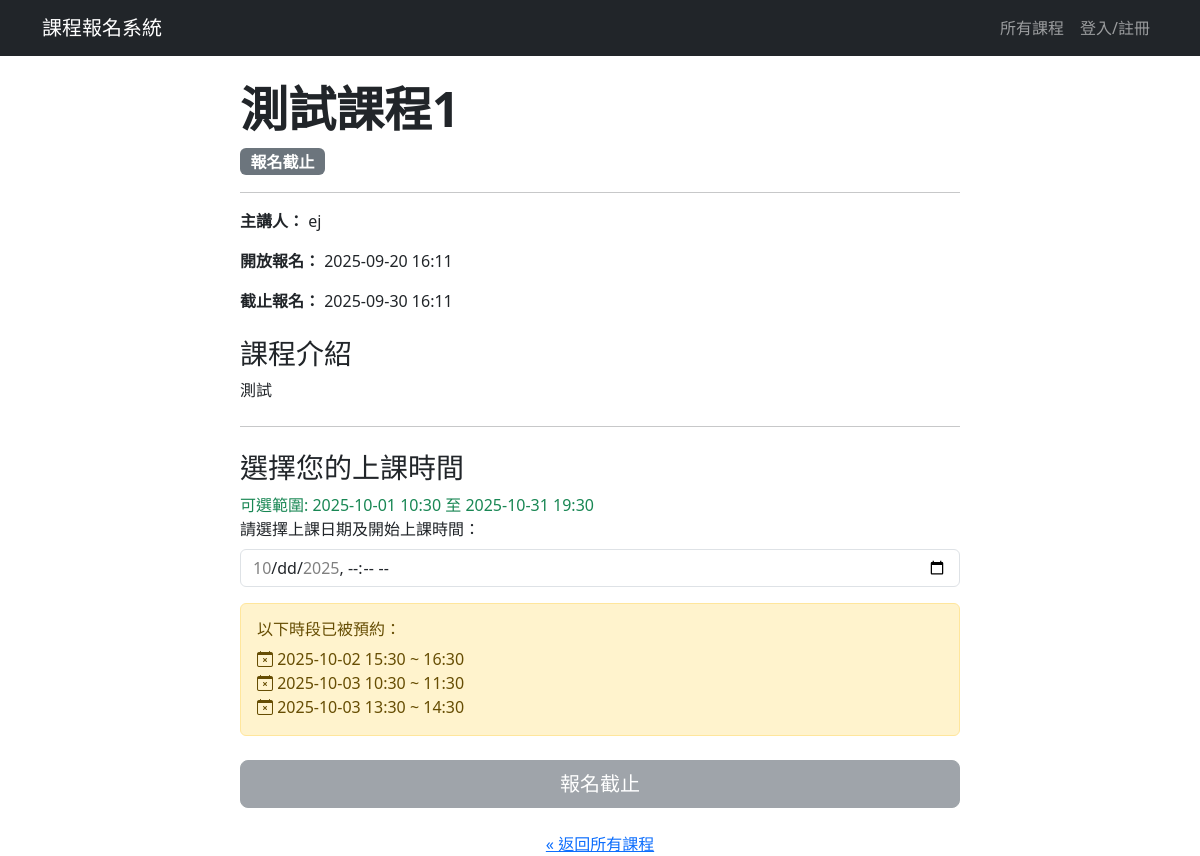
The page /course/1 on the database as committed earlier.
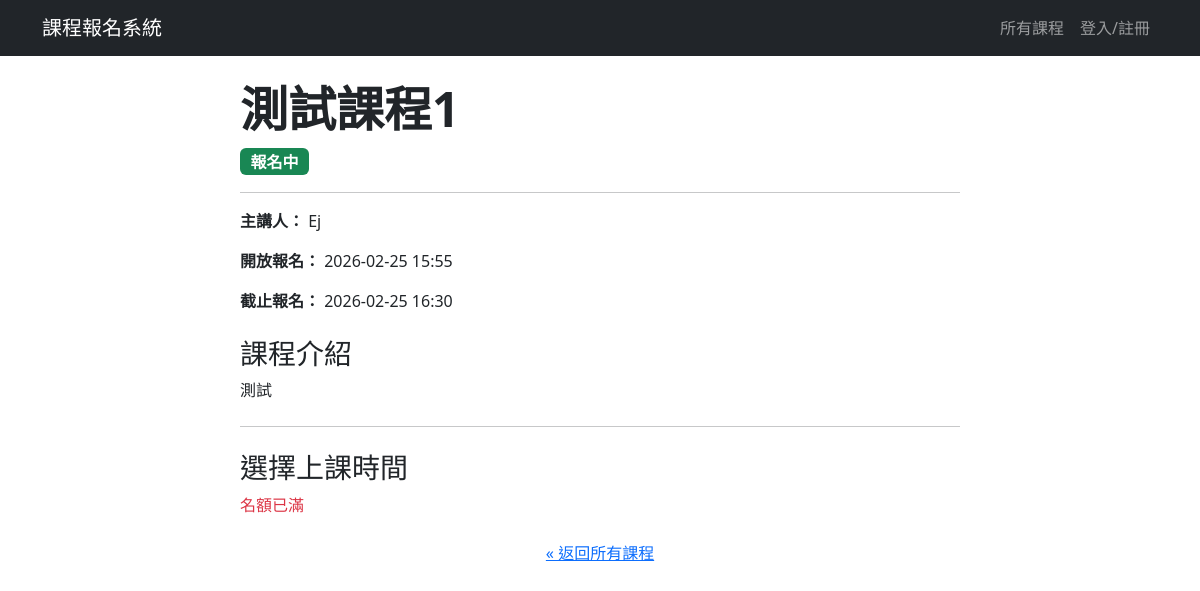
The same page on the database as committed later.
### app.py (models this page shows)
class Course(db.Model):
    __tablename__ = 'course' # 建議明確指定表名
    id = db.Column(db.Integer, primary_key=True)
    name = db.Column(db.String(120), nullable=False)
    description = db.Column(db.Text, nullable=False) # 課程描述
    speaker_info = db.Column(db.String(200)) # 講者資訊
    has_time_slots = db.Column(db.Boolean, default=False, nullable=False) # 是否有梯次
    status = db.Column(db.String(20), default='尚未開放') # 課程狀態：尚未開放、報名中、報名截止
    registration_start_time = db.Column(db.DateTime, nullable=False) # 報名開始時間
    registration_end_time = db.Column(db.DateTime, nullable=False) # 報名截止時間
    allow_user_to_choose_time = db.Column(db.Boolean, default=False, nullable=False) # 是否允許使用者自選時間
    duration_hours = db.Column(db.Float, nullable=True, default=1) # 新增：上課時數欄位
    user_choice_start_date = db.Column(db.Date, nullable=True) # 自選時間的可選起始日
    user_choice_end_date = db.Column(db.Date, nullable=True) # 自選時間的可選結束日
    user_choice_start_time_of_day = db.Column(db.Time, nullable=True) # 自選時間的每日可選起始時間
    user_choice_end_time_of_day = db.Column(db.Time, nullable=True) # 自選時間的每日可選結束時間
    __table_args__ = {'extend_existing': True} # 避免重複定義表格錯誤
    files = db.relationship('CourseFile', backref='course', lazy=True, cascade="all, delete-orphan") # 課程有多個檔案，刪除課程時也刪除相關檔案
    time_slots = db.relationship('TimeSlot', backref='course', lazy=True, cascade="all, delete-orphan") # 課程有多個梯次，刪除課程時也刪除相關梯次

class TimeSlot(db.Model):
    __tablename__ = 'time_slot'
    id = db.Column(db.Integer, primary_key=True)
    slot_start_time = db.Column(db.DateTime, nullable=False)
    slot_end_time = db.Column(db.DateTime, nullable=False)
    capacity = db.Column(db.Integer, nullable=False, default=999) # 梯次名額
    booked_count = db.Column(db.Integer, default=0) # 已報名人數
    course_id = db.Column(db.Integer, db.ForeignKey('course.id'), nullable=False) # 課程ID 外鍵，參考 Course 表
    __table_args__ = {'extend_existing': True} # 避免重複定義表格錯誤

### app.py (the view)
@app.route('/course/<int:course_id>')
def course_detail(course_id):
    check_course_status()
    course = db.session.get(Course, course_id)
    if not course:
        abort(404)
    available_slots = []
    if course.has_time_slots:
        available_slots = TimeSlot.query.filter(
            TimeSlot.course_id == course.id,
            TimeSlot.booked_count < TimeSlot.capacity
        ).order_by(TimeSlot.slot_start_time).all()
    is_registered = False
    if current_user.is_authenticated:
        user_reg = Registration.query.join(TimeSlot).filter(
            Registration.user_id == current_user.id,
            TimeSlot.course_id == course.id
        ).first()
        is_registered = user_reg is not None
    booked_slots_display = []
    booked_slots_iso = []
    if course.allow_user_to_choose_time:
        booked_slots_query = TimeSlot.query.filter_by(
            course_id=course.id, capacity=1
        ).order_by(TimeSlot.slot_start_time).all()
        booked_slots_display = booked_slots_query
        booked_slots_iso = [slot.slot_start_time.isoformat() for slot in booked_slots_query]
    user_choice_start_datetime = None
    user_choice_end_datetime = None
    if course.allow_user_to_choose_time and course.user_choice_start_date and course.user_choice_start_time_of_day:
        user_choice_start_datetime = datetime.combine(course.user_choice_start_date, course.user_choice_start_time_of_day)
    if course.allow_user_to_choose_time and course.user_choice_end_date and course.user_choice_end_time_of_day:
        user_choice_end_datetime = datetime.combine(course.user_choice_end_date, course.user_choice_end_time_of_day)
    return render_template(
        'course_detail.html',
        course=course,
        is_registered=is_registered,
        available_slots=available_slots,
        user_choice_start_datetime=user_choice_start_datetime,
        user_choice_end_datetime=user_choice_end_datetime,
        booked_user_choice_slots=booked_slots_display,
        booked_slots_iso=booked_slots_iso
    )

### app.py (called while the page is built, shortened)
def check_course_status():
    with app.app_context():
        print(f" [Scheduler] 正在檢查課程狀態... ({datetime.now().strftime('%Y-%m-%d %H:%M:%S')})")
        now = datetime.now() # 伺服器已是 GMT+8，改回使用本地時間
        updated_count = 0
        courses_to_open = Course.query.filter(Course.status == '尚未開放', Course.registration_start_time <= now).all()
        courses_to_close = Course.query.filter(Course.status == '報名中', Course.registration_end_time <= now).all()
        for course in courses_to_close:
            course.status = '報名截止'
            print(f" [Scheduler] 課程 '{course.name}' 已自動截止報名。(截止時間: {course.registration_end_time})")
            updated_count += 1
        if updated_count > 0:
            db.session.commit()
            print(f" [Scheduler] 共更新了 {updated_count} 門課程的狀態。")
        else:
            print(" [Scheduler] 沒有需要更新狀態的課程。")

### templates/course_detail.html (shortened to what this page needs)
{% extends "layout.html" %}
{% block content %}
<div class="container mt-4">
    <div class="row">
        <div class="col-lg-8 mx-auto">
            <h2 class="display-5 fw-bold">{{ course.name }}</h2>
            <p class="lead">
                {% if course.status == '報名中' %}
                    <span class="badge bg-success fs-6">報名中</span>
                {% elif course.status == '尚未開放' %}
                    <span class="badge bg-warning text-dark fs-6 ">尚未開放</span>
                {% else %}
                    <span class="badge bg-secondary fs-6">報名截止</span>
                {% endif %}
            </p>
            <hr>
            <p><strong>主講人：</strong> {{ course.speaker_info }}</p>
            <p><strong>開放報名：</strong> {{ course.registration_start_time.strftime('%Y-%m-%d %H:%M') }}</p>
            <p><strong>截止報名：</strong> {{ course.registration_end_time.strftime('%Y-%m-%d %H:%M') }}</p>
            <h3 class="mt-4">課程介紹</h3>
            <div style="white-space: pre-wrap;">{{ course.description }}</div>
        <hr class="my-4">
        {% if course.has_time_slots and not course.allow_user_to_choose_time %}
            <h3 class="mt-4">選擇上課時間</h3>
            {% if available_slots %}
                <div class="list-group" id="slot-selection">
                {% for slot in available_slots %}
                    <label class="list-group-item">
                        <input class="form-check-input me-1" type="radio" name="time_slot_id" value="{{ slot.id }}">
                        {{ slot.slot_start_time.strftime('%Y-%m-%d %H:%M') }} ~ {{ slot.slot_end_time.strftime('%H:%M') }} (剩餘名額: {{ slot.capacity - slot.booked_count }})
                    </label>
                {% endfor %}
                </div>
            <div class="d-grid gap-2 mt-3">
                {% if course.status != '報名中' %}
                    <button class="btn btn-secondary btn-lg" disabled>{{ course.status }}</button>
                {% else %}
                    {% if current_user.is_authenticated %}
                        {% if is_registered %}
                            <button class="btn btn-outline-secondary btn-lg" disabled>您已報名</button>
                        {% else %}
                            <button class="btn btn-primary btn-lg" onclick="handleRegistration()">立即報名</button>
                        {% endif %}
                    {% else %}
                        <button class="btn btn-primary btn-lg" onclick="promptLogin()">立即報名</button>
                    {% endif %}
                {% endif %}
            </div>
            {% else %}
                <p class="text-danger">名額已滿</p>
            {% endif %}
        {% elif course.allow_user_to_choose_time %}
            <h3 class="mt-4">選擇您的上課時間</h3>
            <div class="mb-3">
                <div class="form-text text-success fs-6">
                    可選範圍: {{ user_choice_start_datetime.strftime('%Y-%m-%d %H:%M') if user_choice_start_datetime }} 至 {{ user_choice_end_datetime.strftime('%Y-%m-%d %H:%M') if user_choice_end_datetime }}
                </div>
                <label for="user_selected_time" class="form-label">請選擇上課日期及開始上課時間：</label>
                <input type="datetime-local" id="user_selected_time" name="user_selected_time" class="form-control"
                       step="1800"
                       data-booked-slots='{{ booked_slots_iso|tojson|safe }}'
                       min="{{ user_choice_start_datetime.strftime('%Y-%m-%dT%H:%M') if user_choice_start_datetime else '' }}"
                       max="{{ user_choice_end_datetime.strftime('%Y-%m-%dT%H:%M') if user_choice_end_datetime else '' }}" required>
            </div>
            <div class="d-grid gap-2 mt-3">
                {% if booked_user_choice_slots %}
                <div class="alert alert-warning" role="alert">
                    <h6 class="alert-heading">以下時段已被預約：</h6>
                    <ul class="list-unstyled mb-0">
                        {% for slot in booked_user_choice_slots %}
                        <li>
                            <i class="bi bi-calendar-x"></i>
                            {{ slot.slot_start_time.strftime('%Y-%m-%d %H:%M') }} ~
                            {% if slot.slot_start_time.date() == slot.slot_end_time.date() %}
                                {{ slot.slot_end_time.strftime('%H:%M') }}
                            {% else %}
                                {{ slot.slot_end_time.strftime('%Y-%m-%d %H:%M') }}
                            {% endif %}
                        </li>
                        {% endfor %}
                    </ul>
                </div>
                {% endif %}
                {% if course.status != '報名中' %}
                    <button class="btn btn-secondary btn-lg" disabled>{{ course.status }}</button>
                {% elif not current_user.is_authenticated %}
                    <button class="btn btn-primary btn-lg" onclick="promptLogin()">立即報名</button>
                {% elif is_registered %}
                     <button class="btn btn-outline-secondary btn-lg" disabled>您已報名</button>
                {% else %}
                     <button class="btn btn-primary btn-lg" onclick="handleRegistration()">立即報名</button>
                {% endif %}
            </div>
        {% else %}
            <div class="d-grid gap-2">
                <p class="text-muted">本課程目前未開放時間選擇。</p>
            </div>
        {% endif %}
        <div class="text-center mt-4">
            <a href="{{ url_for('index') }}">&laquo; 返回所有課程</a>
        </div>
        </div>
    </div>
</div>
{% endblock %}

### templates/layout.html (shortened to what this page needs)
<!doctype html>
<html lang="zh-Hant">
<head>
    <link href="https://cdn.jsdelivr.net/npm/bootstrap@5.3.3/dist/css/bootstrap.min.css" rel="stylesheet">
    <link rel="stylesheet" href="https://cdn.jsdelivr.net/npm/bootstrap-icons@1.11.3/font/bootstrap-icons.min.css">
    <link rel="stylesheet" href="{{ url_for('static', filename='css/style.css') }}">
</head>
<body class="{% block body_class %}{% endblock %}">
    <nav class="navbar navbar-expand-lg {% block navbar_classes %}navbar-dark bg-dark{% endblock %}">
        <div class="container">
            <a class="navbar-brand" href="{{ url_for('index') }}">課程報名系統</a>
            <div class="collapse navbar-collapse" id="navbarNav">
                <ul class="navbar-nav ms-auto">
                    <li class="nav-item">
                        <a class="nav-link" href="{{ url_for('index') }}">所有課程</a>
                    </li>
                    {% if current_user.is_authenticated %}
                        <li class="nav-item">
                            <a class="nav-link" href="{{ url_for('my_courses') }}">我報名的課</a>
                        </li>
                        {% if current_user.is_admin %}
                        <li class="nav-item">
                            <a class="nav-link" href="{{ url_for('admin_dashboard') }}">後台管理</a>
                        </li>
                        {% endif %}
                        <li class="nav-item dropdown">
                            <a class="nav-link dropdown-toggle" href="#" role="button" data-bs-toggle="dropdown" aria-expanded="false">
                                你好, {{ current_user.username }}
                                {% if current_user.needs_password_change %}
                                    <i class="bi bi-exclamation-triangle text-warning ms-1"></i>
                                {% endif %}
                            </a>
                            <ul class="dropdown-menu">
                                <li>
                                    <a class="dropdown-item" href="{{ url_for('change_password') }}">
                                        {% if current_user.needs_password_change %}
                                            <i class="bi bi-exclamation-triangle text-warning me-1"></i>
                                        {% endif %}
                                        修改密碼
                                    </a>
                                </li>
                                <li><hr class="dropdown-divider"></li>
                                <li><a class="dropdown-item" href="{{ url_for('logout') }}">登出</a></li>
                            </ul>
                        </li>
                    {% else %}
                        <li class="nav-item">
                            <a class="nav-link" href="{{ url_for('login') }}">登入/註冊</a>
                        </li>
                    {% endif %}
                </ul>
            </div>
        </div>
    </nav>
    <main class="container mt-4">
        {% block content %}{% endblock %}
    </main>
</body>
</html>

Rows that differ between the two databases and show on the page:
removed TimeSlot: slot_start_time "2025-10-02 15:30", slot_end_time "16:30"
removed TimeSlot: slot_start_time "2025-10-03 10:30", slot_end_time "11:30"
no longer on this page (row edited): TimeSlot: slot_start_time "2025-10-03 13:30", slot_end_time "14:30"
changed Course "測試課程1": speaker_info "ej" → "Ej"; registration_start_time "2025-09-20 16:11" → "2026-02-25 15:55"; registration_end_time "2025-09-30 16:11" → "2026-02-25 16:30"; has_time_slots False → True (drawn); status "報名截止" → (not shown)
Other text that changed with them:
text no longer shown: "報名截止 選擇您的上課時間 可選範圍: 2025-10-01 10:30 至 2025-10-31 19:30 請選擇上課日期及開始上課時間： 以下時段已被預約："
text now shown: "報名中 選擇上課時間 名額已滿"
